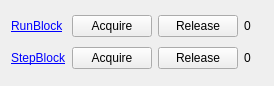
<?xml version="1.0" encoding="UTF-8"?>
<ui version="4.0">
 <class>windowMeasureBlocks</class>
 <widget class="QWidget" name="windowMeasureBlocks">
  <property name="geometry">
   <rect>
    <x>0</x>
    <y>0</y>
    <width>274</width>
    <height>86</height>
   </rect>
  </property>
  <property name="windowTitle">
   <string>Form</string>
  </property>
  <layout class="QGridLayout" name="gridLayout">
   <item row="0" column="1">
    <widget class="QPushButton" name="buttonRunAcquire">
     <property name="text">
      <string>Acquire</string>
     </property>
    </widget>
   </item>
   <item row="0" column="3">
    <widget class="QPushButton" name="buttonRunRelease">
     <property name="text">
      <string>Release</string>
     </property>
    </widget>
   </item>
   <item row="1" column="1">
    <widget class="QPushButton" name="buttonStepAcquire">
     <property name="text">
      <string>Acquire</string>
     </property>
    </widget>
   </item>
   <item row="1" column="3">
    <widget class="QPushButton" name="buttonStepRelease">
     <property name="text">
      <string>Release</string>
     </property>
    </widget>
   </item>
   <item row="0" column="0">
    <widget class="QLabel" name="labelRunBlock">
     <property name="text">
      <string>&lt;html&gt;&lt;head/&gt;&lt;body&gt;&lt;p&gt;&lt;a href=&quot;#refcount&quot;&gt;&lt;span style=&quot; text-decoration: underline; color:#0000ff;&quot;&gt;RunBlock&lt;/span&gt;&lt;/a&gt;&lt;/p&gt;&lt;/body&gt;&lt;/html&gt;</string>
     </property>
    </widget>
   </item>
   <item row="1" column="0">
    <widget class="QLabel" name="labelStepBlock">
     <property name="text">
      <string>&lt;html&gt;&lt;head/&gt;&lt;body&gt;&lt;p&gt;&lt;a href=&quot;#refcount&quot;&gt;&lt;span style=&quot; text-decoration: underline; color:#0000ff;&quot;&gt;StepBlock&lt;/span&gt;&lt;/a&gt;&lt;/p&gt;&lt;/body&gt;&lt;/html&gt;</string>
     </property>
    </widget>
   </item>
   <item row="0" column="4">
    <widget class="QLabel" name="displayRunCount">
     <property name="text">
      <string>0</string>
     </property>
    </widget>
   </item>
   <item row="1" column="4">
    <widget class="QLabel" name="displayStepCount">
     <property name="text">
      <string>0</string>
     </property>
    </widget>
   </item>
  </layout>
 </widget>
 <resources/>
 <connections/>
</ui>
